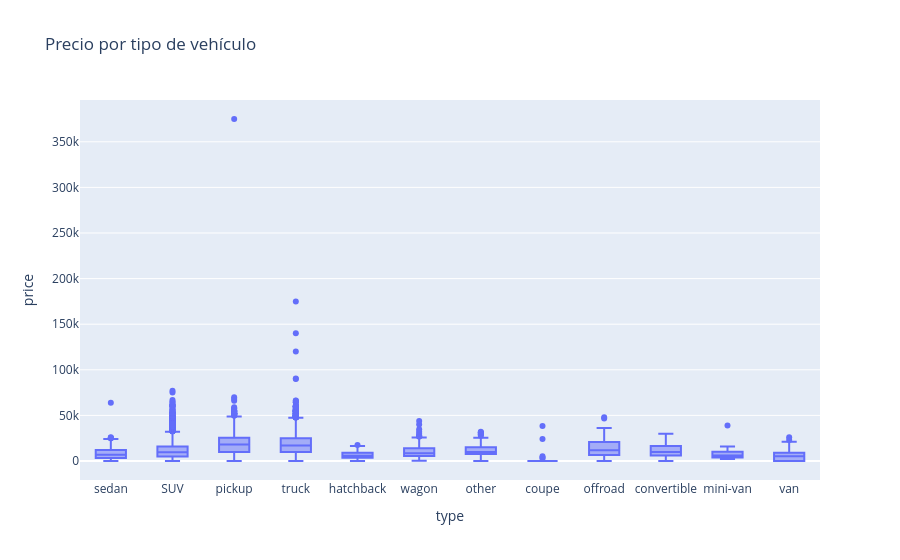

The cell this chart's notebook holds for it:
### Code cell
fig = px.box(
    df_clean,
    x='type',
    y='price',
    title='Precio por tipo de vehículo'
)

fig.show()

### Figure 1 — Plotly figure (JSON) as saved in the notebook; plotly's stock layout.template omitted (floating-point values rounded to 4 significant figures; data arrays with more than 128 entries replaced by an {"elided": "..."} marker saying what was removed)
{"data": [{"alignmentgroup": "True", "hovertemplate": "type=%{x}<br>price=%{y}<extra></extra>", "legendgroup": "", "marker": {"color": "#636efa"}, "name": "", "notched": false, "offsetgroup": "", "orientation": "v", "showlegend": false, "type": "box", "x": {"elided": "14852 str values"}, "x0": " ", "xaxis": "x", "y": {"elided": "14852 int values"}, "y0": " ", "yaxis": "y"}], "layout": {"boxmode": "group", "legend": {"tracegroupgap": 0}, "title": {"text": "Precio por tipo de vehículo"}, "xaxis": {"anchor": "y", "domain": [0, 1], "title": {"text": "type"}}, "yaxis": {"anchor": "x", "domain": [0, 1], "title": {"text": "price"}}}}
